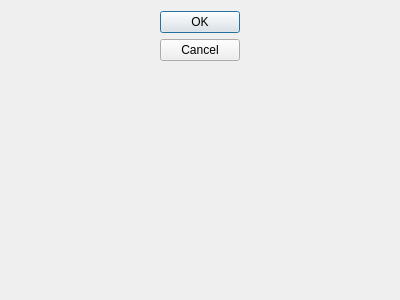
<?xml version="1.0" encoding="UTF-8"?>
<ui version="4.0">
 <class>Dialog</class>
 <widget class="QDialog" name="Dialog">
  <property name="geometry">
   <rect>
    <x>0</x>
    <y>0</y>
    <width>400</width>
    <height>300</height>
   </rect>
  </property>
  <property name="windowTitle">
   <string>Dialog</string>
  </property>
  <layout class="QHBoxLayout" name="horizontalLayout">
   <item>
    <layout class="QVBoxLayout" name="verticalLayout"/>
   </item>
   <item>
    <widget class="QDialogButtonBox" name="buttonBox">
     <property name="orientation">
      <enum>Qt::Vertical</enum>
     </property>
     <property name="standardButtons">
      <set>QDialogButtonBox::Cancel|QDialogButtonBox::Ok</set>
     </property>
    </widget>
   </item>
  </layout>
 </widget>
 <resources/>
 <connections>
  <connection>
   <sender>buttonBox</sender>
   <signal>accepted()</signal>
   <receiver>Dialog</receiver>
   <slot>accept()</slot>
   <hints>
    <hint type="sourcelabel">
     <x>248</x>
     <y>254</y>
    </hint>
    <hint type="destinationlabel">
     <x>157</x>
     <y>274</y>
    </hint>
   </hints>
  </connection>
  <connection>
   <sender>buttonBox</sender>
   <signal>rejected()</signal>
   <receiver>Dialog</receiver>
   <slot>reject()</slot>
   <hints>
    <hint type="sourcelabel">
     <x>316</x>
     <y>260</y>
    </hint>
    <hint type="destinationlabel">
     <x>286</x>
     <y>274</y>
    </hint>
   </hints>
  </connection>
 </connections>
</ui>
